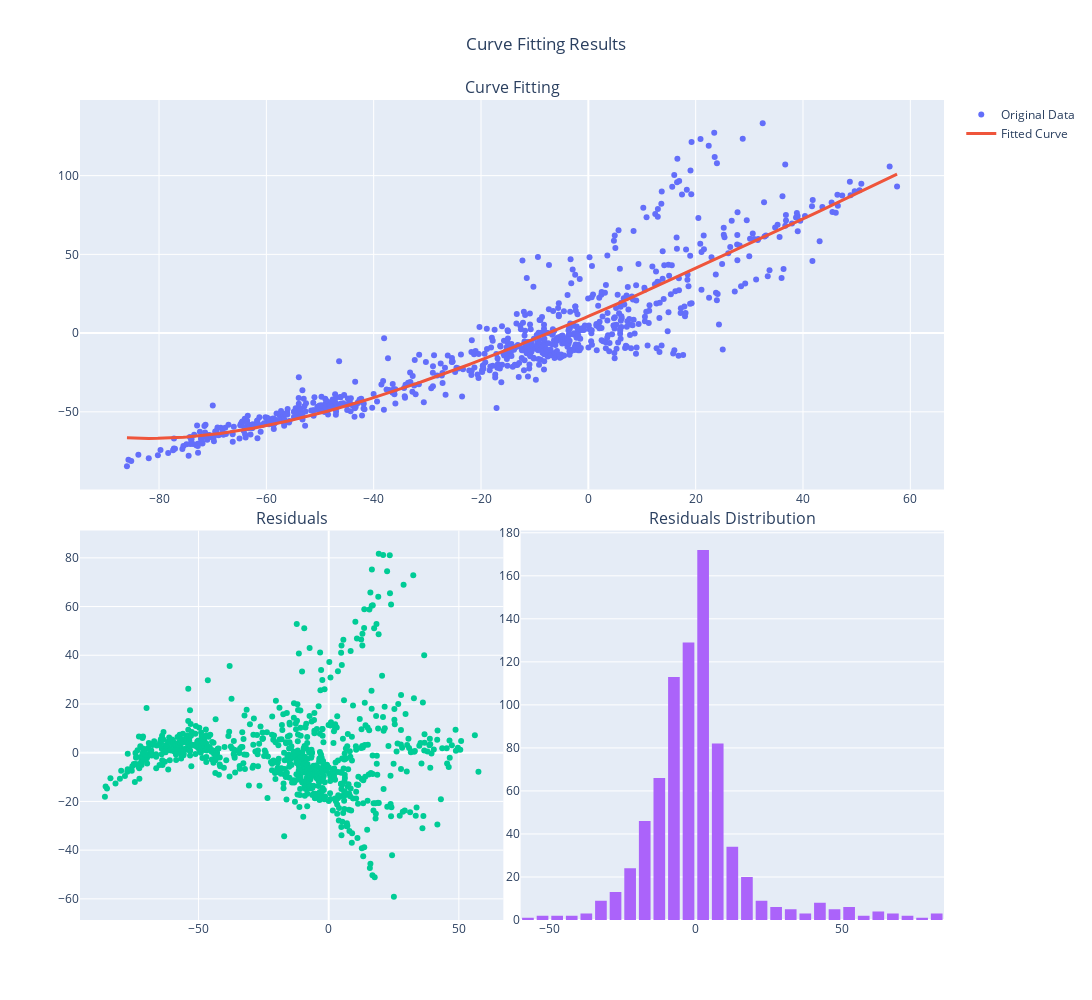

Notebook source saved alongside this figure:
### Code cell
pars = exp_pars
res = exp_res

fig = make_subplots(
    rows=2,
    cols=2,
    specs=[[{"colspan": 2}, None], [{}, {}]],
    horizontal_spacing=0.02,
    vertical_spacing=0.05,
    subplot_titles=["Curve Fitting", "Residuals", "Residuals Distribution"],
)
fig.add_trace(go.Scatter(x=x, y=y, mode="markers", name="Original Data"), row=1, col=1)
fig.add_trace(
    go.Scatter(x=x, y=exponential(x, *pars), mode="lines", name="Fitted Curve", line_width=3),
    row=1,
    col=1,
)
fig.add_trace(go.Scatter(x=x, y=res, mode="markers", showlegend=False), row=2, col=1)
fig.add_trace(go.Histogram(x=res, nbinsx=50, showlegend=False), row=2, col=2)

fig.update_layout(
    width=PLOT_WIDTH * 1.5,
    height=PLOT_HEIGHT * 2,
    title_text="Curve Fitting Results",
    title_x=0.5,
    bargap=0.2,
)
fig.show()
fig.write_image("../plots/Curve Fitting Results (Exponential)(Google).png")

### Figure 1 — Plotly figure (JSON) as saved in the notebook; plotly's stock layout.template omitted (floating-point values rounded to 4 significant figures; data arrays with more than 128 entries replaced by an {"elided": "..."} marker saying what was removed)
{"data": [{"mode": "markers", "name": "Original Data", "type": "scatter", "x": {"elided": "775 float values"}, "xaxis": "x", "y": {"elided": "775 float values"}, "yaxis": "y"}, {"line": {"width": 3}, "mode": "lines", "name": "Fitted Curve", "type": "scatter", "x": {"elided": "775 float values"}, "xaxis": "x", "y": {"elided": "775 float values"}, "yaxis": "y"}, {"mode": "markers", "showlegend": false, "type": "scatter", "x": {"elided": "775 float values"}, "xaxis": "x2", "y": {"elided": "775 float values"}, "yaxis": "y2"}, {"nbinsx": 50, "showlegend": false, "type": "histogram", "x": {"elided": "775 float values"}, "xaxis": "x3", "yaxis": "y3"}], "layout": {"annotations": [{"font": {"size": 16}, "showarrow": false, "text": "Curve Fitting", "x": 0.5, "xanchor": "center", "xref": "paper", "y": 1, "yanchor": "bottom", "yref": "paper"}, {"font": {"size": 16}, "showarrow": false, "text": "Residuals", "x": 0.245, "xanchor": "center", "xref": "paper", "y": 0.475, "yanchor": "bottom", "yref": "paper"}, {"font": {"size": 16}, "showarrow": false, "text": "Residuals Distribution", "x": 0.755, "xanchor": "center", "xref": "paper", "y": 0.475, "yanchor": "bottom", "yref": "paper"}], "bargap": 0.2, "height": 1000, "title": {"text": "Curve Fitting Results", "x": 0.5}, "width": 1500, "xaxis": {"anchor": "y", "domain": [0, 1]}, "xaxis2": {"anchor": "y2", "domain": [0, 0.49]}, "xaxis3": {"anchor": "y3", "domain": [0.51, 1]}, "yaxis": {"anchor": "x", "domain": [0.525, 1]}, "yaxis2": {"anchor": "x2", "domain": [0, 0.475]}, "yaxis3": {"anchor": "x3", "domain": [0, 0.475]}}}
